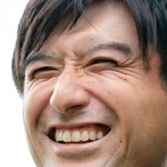
#> input picture src/modules/imgdata/face_img/face_20191103130105_1.jpg, 167 x 167 px, shrunk from 500 x 500 before the run
$ python choice_img.py
#> lines starting #> are read from the running program, lines starting #| are printed output that depends on the picture; after the words box and inside, x2 and y2 are one past the last pixel; in counts of white or black regions, pixels touching at a corner belong together
import cv2
import sys
import os
import datetime
import glob
import random
import numpy as np
from PIL import Image


def choice_img(img_array):
    ranking_list = []
    #いい感じにばらけさせて表示する方法を考える
    dt_now = datetime.datetime.now()
    timestamp=dt_now.strftime('%Y%m%d')
    save_path = 'imgdata/show_img/' + timestamp +"_show.jpg"
    making_showimg(img_array,save_path)

    img = cv2.imread(save_path)
    cv2.namedWindow('show_img',cv2.WINDOW_NORMAL)
    cv2.setWindowProperty("show_img",cv2.WND_PROP_FULLSCREEN, cv2.WINDOW_FULLSCREEN)
    while True:
        cv2.imshow('show_img',img)
        cv2.moveWindow('show_img', 0, 0)
        k = cv2.waitKey(0)

        if k == "27" or k == ord("q"):
            cv2.destroyAllWindows()
            break
        elif k == ord("1"):
            if ranking_list.count(1) == 0:
                ranking_list.append(1)
        elif k == ord("2"):
            if ranking_list.count(2) == 0:
                ranking_list.append(2)
        elif k == ord("3"):
            if ranking_list.count(3) == 0:
                ranking_list.append(3)
        elif k == ord("4"):
            if ranking_list.count(4) == 0:
                ranking_list.append(4)
        elif k == ord("5"):
            if ranking_list.count(5) == 0:
                ranking_list.append(5)
        elif k == ord("c"):
            ranking_list = []
        else:
            pass

        if len(ranking_list) == 5:
            break
    print("user_favorite:{}".format(ranking_list))
    return ranking_list


def making_showimg(img_array,path):
#> called with path = 'imgdata/show_img/20261205_show.jpg'
    read_img_list = []
    img_num = 1
    for img in img_array:
        im = cv2.imread(img)
#> im is the input picture: shape (167, 167, 3); mean B, G, R 123, 135.6, 162.1
        cv2.putText(im, str(img_num), (25, 50), cv2.FONT_HERSHEY_PLAIN, 4, (0, 255, 0), 5, cv2.LINE_AA)
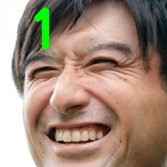
#> im: shape (167, 167, 3); 1.58% of pixels changed, all inside (x1, y1, x2, y2) = (33, 7, 50, 51)
        read_img_list.append(im)
        img_num = img_num +1
#> pass 2 of the loop in making_showimg, `for img in img_array:`:
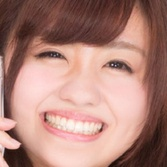
#> input picture src/modules/imgdata/face_img/face_20191103130118_1.jpg, 167 x 167 px, shrunk from 500 x 500 before the run
#> in making_showimg, im is the input picture: shape (167, 167, 3); mean B, G, R 121.1, 130.9, 174.5
#> in making_showimg, `cv2.putText(im, str(img_num), (25, 50), cv2.FONT_HERSHEY_PLAIN, 4, (0,..`:
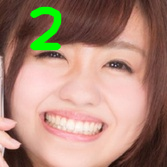
#> im: shape (167, 167, 3); 2.92% of pixels changed, all inside (x1, y1, x2, y2) = (30, 6, 62, 51)
#> pass 3 of the loop in making_showimg, `for img in img_array:`:
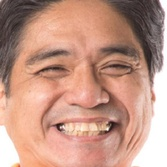
#> input picture src/modules/imgdata/face_img/face_20191103130114_1.jpg, 167 x 167 px, shrunk from 500 x 500 before the run
#> in making_showimg, im is the input picture: shape (167, 167, 3); mean B, G, R 133.6, 150.6, 195.2
#> in making_showimg, `cv2.putText(im, str(img_num), (25, 50), cv2.FONT_HERSHEY_PLAIN, 4, (0,..`:
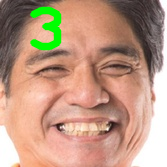
#> im: shape (167, 167, 3); 2.98% of pixels changed, all inside (x1, y1, x2, y2) = (30, 6, 62, 51)
#> the loop made 5 passes; the first 3 are shown
#> (the run stopped early here; a loop or call above may not have finished)
